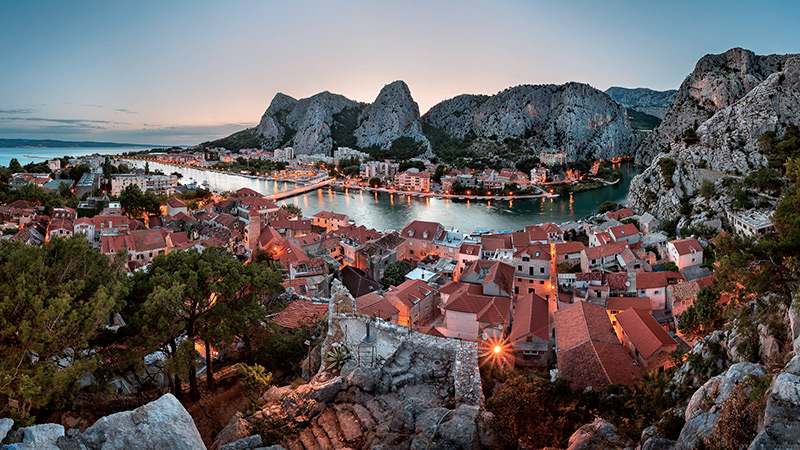
#> input picture lab1/1.jpg, 800 x 450 px
$ python 5.py
#> lines starting #> are read from the running program, lines starting #| are printed output that depends on the picture
from PIL import Image, ImageDraw #Подключим необходимые библиотеки

image = Image.open("1.jpg") #Открываем изображение
#> image is the input picture: PIL image 800x450 RGB; mean R, G, B 101.5, 95, 95.2
draw = ImageDraw.Draw(image) #Создаем инструмент для рисования
width  = image.size[0] #Определяем ширину
#> width = 800
height = image.size[1] #Определяем высоту
#> height = 450
pix = image.load() #Выгружаем значения пикселей

k = width+1
#> k = 801

for x in range(width//2):
        for y in range(height):
            a = pix[x, y][0]
            b = pix[x, y][1]
            c = pix[x, y][2]
            draw.point((x, y), (a - (width//2-x)//2, b - (width//2-x)//2, c - (width//2-x)//2))

image.show()
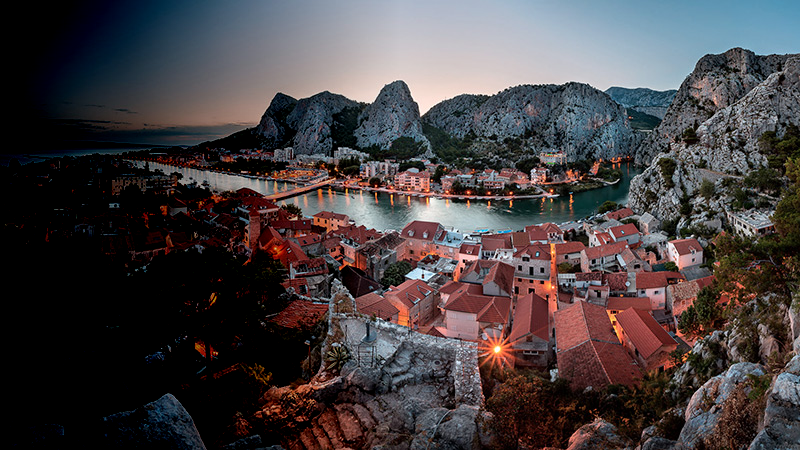
#> shown: PIL image 800x450 RGB; mean R, G, B 70.4, 64.2, 66.1
del draw
